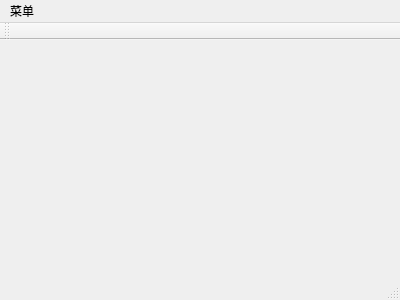
<?xml version="1.0" encoding="UTF-8"?>
<ui version="4.0">
 <class>MainWindow</class>
 <widget class="QMainWindow" name="MainWindow">
  <property name="geometry">
   <rect>
    <x>0</x>
    <y>0</y>
    <width>400</width>
    <height>300</height>
   </rect>
  </property>
  <property name="windowTitle">
   <string>MainWindow</string>
  </property>
  <widget class="QWidget" name="centralWidget"/>
  <widget class="QMenuBar" name="menuBar">
   <property name="geometry">
    <rect>
     <x>0</x>
     <y>0</y>
     <width>400</width>
     <height>26</height>
    </rect>
   </property>
   <widget class="QMenu" name="menu">
    <property name="title">
     <string>菜单</string>
    </property>
    <addaction name="actionOpen"/>
    <addaction name="actionMotai"/>
   </widget>
   <addaction name="menu"/>
  </widget>
  <widget class="QToolBar" name="mainToolBar">
   <attribute name="toolBarArea">
    <enum>TopToolBarArea</enum>
   </attribute>
   <attribute name="toolBarBreak">
    <bool>false</bool>
   </attribute>
  </widget>
  <widget class="QStatusBar" name="statusBar"/>
  <action name="actionOpen">
   <property name="text">
    <string>open</string>
   </property>
  </action>
  <action name="actionMotai">
   <property name="text">
    <string>Modal</string>
   </property>
  </action>
 </widget>
 <layoutdefault spacing="6" margin="11"/>
 <resources/>
 <connections/>
</ui>
